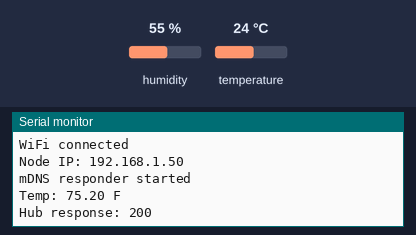
A sketch run on a simulated ESP8266 (NodeMCU). Shown: the last lines printed to the serial monitor. Inputs (shaded band) come from the test bench; at power-on: temperature 24 °C, humidity 55 %. WiFi joins after 1.5 s; servers stay silent unless stated; uploads are accepted with an empty reply; not simulated (calls return 0 or success): secrets.h.

Above: at 2.7 s.
2.8 s: temperature set to 12 °C
At 6.87 s:
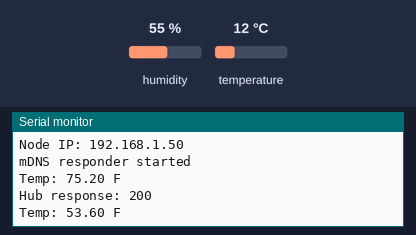
8.6 s: temperature set to 19 °C
At 12.9 s:
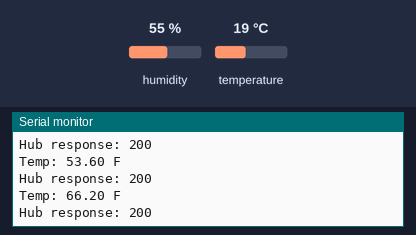
Timing chart, 0 to 14.4 s (numbered marks = the images above; inputs shaded):
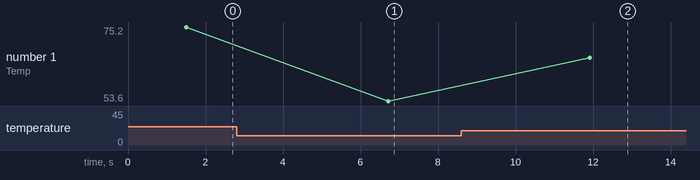

The sketch:

node1_V2.ino
```cpp
#include <ESP8266WiFi.h>
#include <ESP8266HTTPClient.h>
#include <ESP8266mDNS.h>
#include <DHT.h>
#include "secrets.h"

// ------------ NODE SETTINGS -------------
#define NODE_ID "node1"      // MUST be unique per node
#define HUB_HOST "hub.local" // Use mDNS hostname of hub
#define HUB_PORT 80

// ------------ DHT22 ---------------------
#define DHTPIN D4   // GPIO2
#define DHTTYPE DHT22
DHT dht(DHTPIN, DHTTYPE);

// ------------ WiFi ----------------------
WiFiClient client;
HTTPClient http;

void setup() {
  Serial.begin(115200);
  dht.begin();

  Serial.print("Connecting to WiFi");
  WiFi.begin(WIFI_SSID, WIFI_PASS);

  while (WiFi.status() != WL_CONNECTED) {
    delay(500);
    Serial.print(".");
  }

  Serial.println("\nWiFi connected");
  Serial.print("Node IP: ");
  Serial.println(WiFi.localIP());

  // Start mDNS for hub discovery
  if (MDNS.begin("node1")) { // optional if you want node.local
    Serial.println("mDNS responder started");
  }
}

void loop() {
  // Reconnect WiFi if disconnected
  if (WiFi.status() != WL_CONNECTED) {
    Serial.println("WiFi lost. Reconnecting...");
    WiFi.begin(WIFI_SSID, WIFI_PASS);
    while (WiFi.status() != WL_CONNECTED) {
      delay(500);
      Serial.print(".");
    }
    Serial.println("\nWiFi reconnected");
  }

  float temp = dht.readTemperature(true); // true = Fahrenheit

  if (isnan(temp)) {
    Serial.println("Failed to read DHT22");
    delay(5000);
    return;
  }

  Serial.print("Temp: ");
  Serial.print(temp);
  Serial.println(" F");

  // Build request URL using mDNS hostname
  String url = "http://" + String(HUB_HOST) +
               "/nodeData?id=" + NODE_ID +
               "&temp=" + String(temp, 2);

  http.begin(client, url);
  int httpCode = http.GET();

  if (httpCode > 0) {
    Serial.print("Hub response: ");
    Serial.println(httpCode);
  } else {
    Serial.print("Error sending data: ");
    Serial.println(http.errorToString(httpCode));
  }

  http.end();

  delay(5000);  // send every 5 seconds
}
```

Measured:
- after the input at 2.8 s, the serial monitor: prints a new line after 3.9 s (image 1)
- after the input at 8.6 s, the serial monitor: prints a new line after 3.3 s (image 2)
- plotted number 1: 75.2 → 53.6 after the input at 2.8 s, 53.6 → 66.2 after the input at 8.6 s
